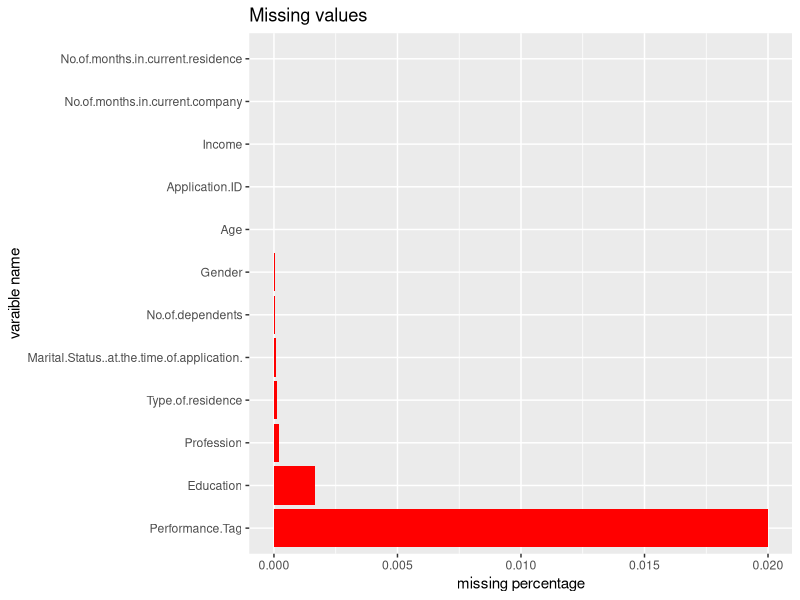
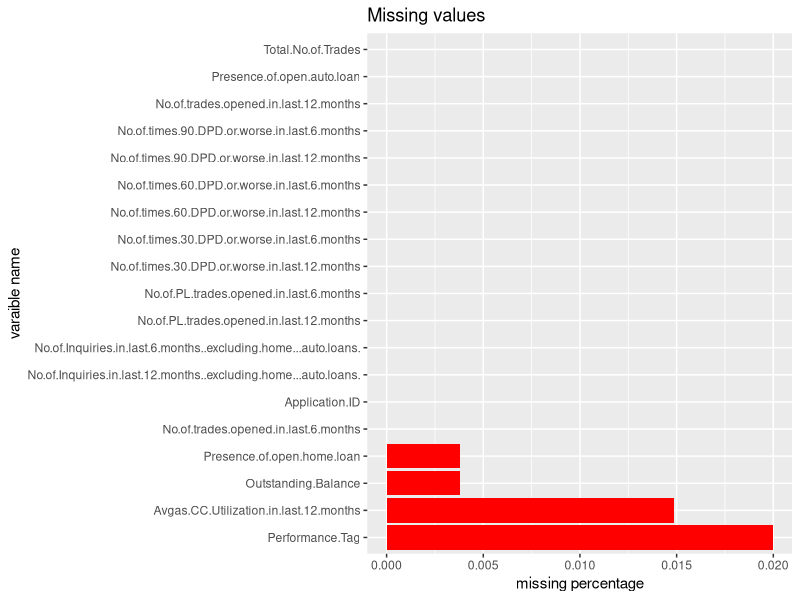
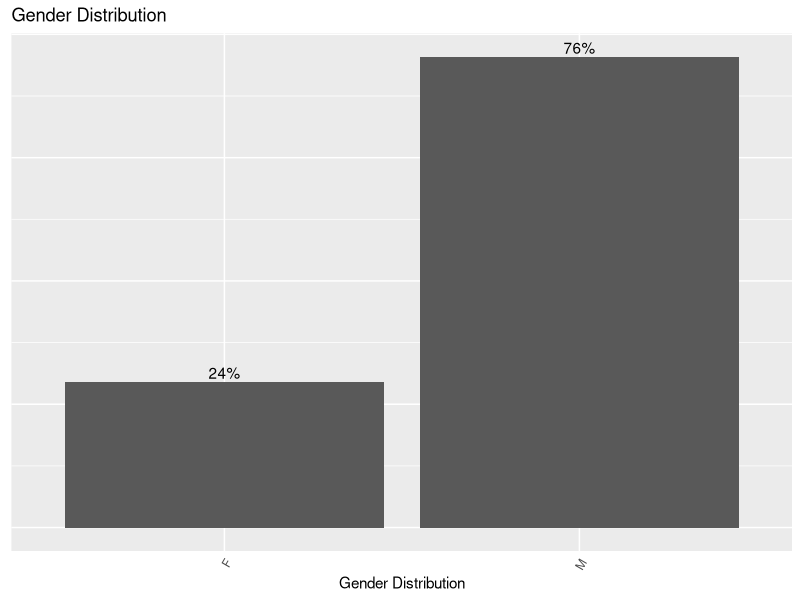
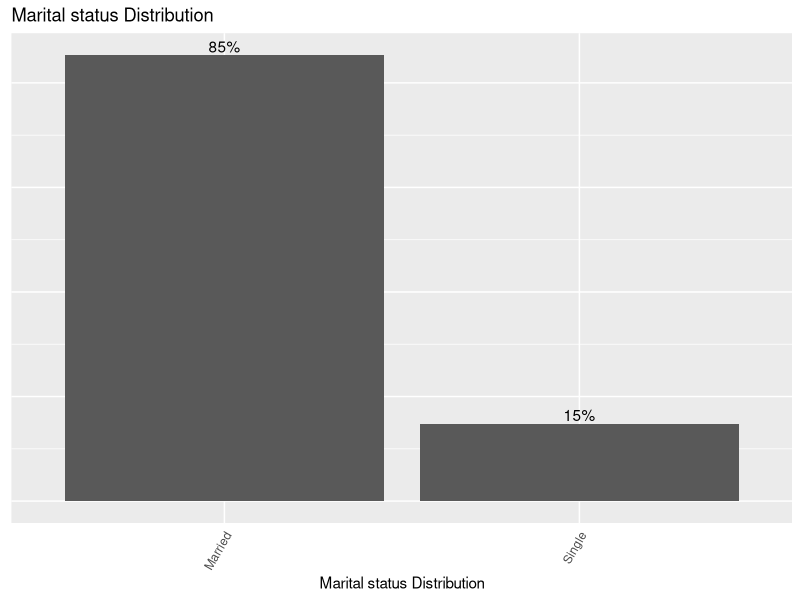
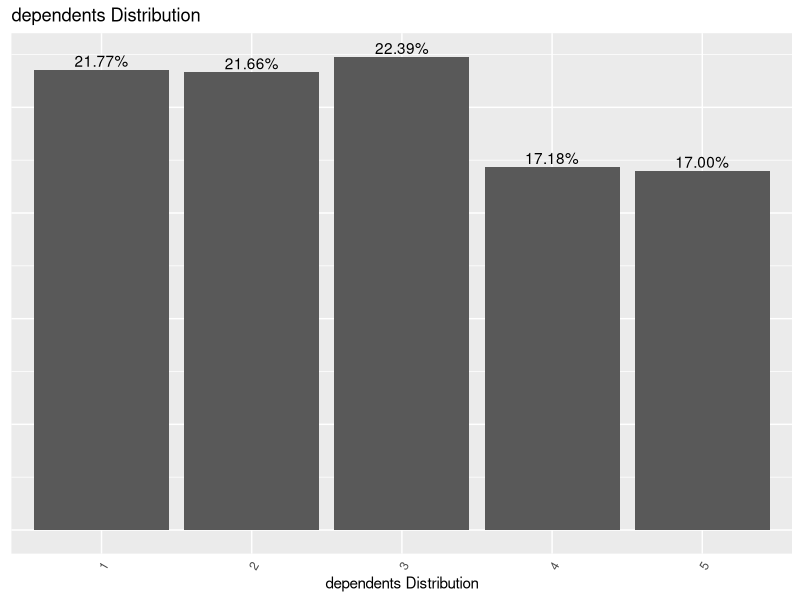
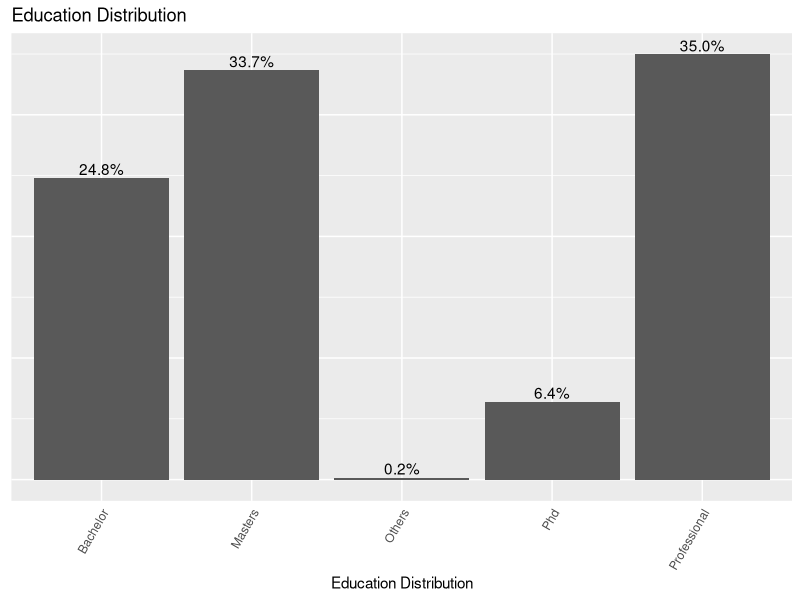
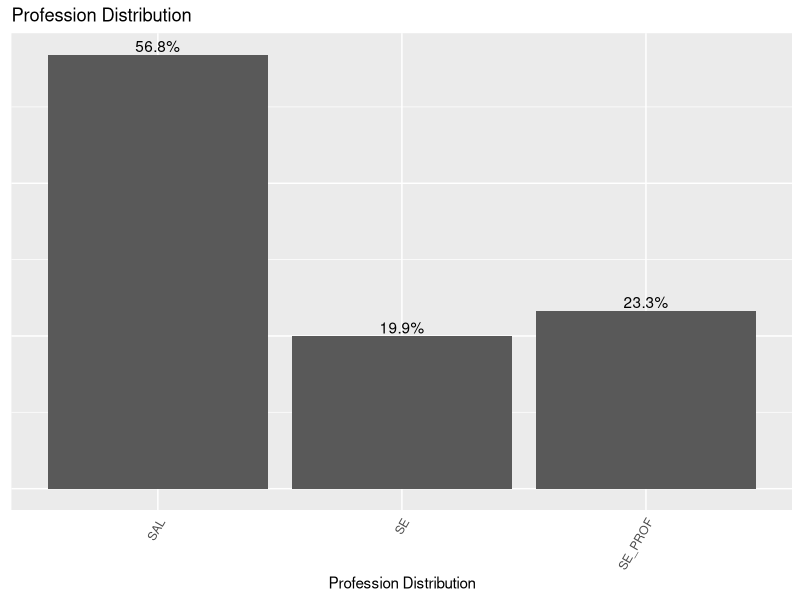
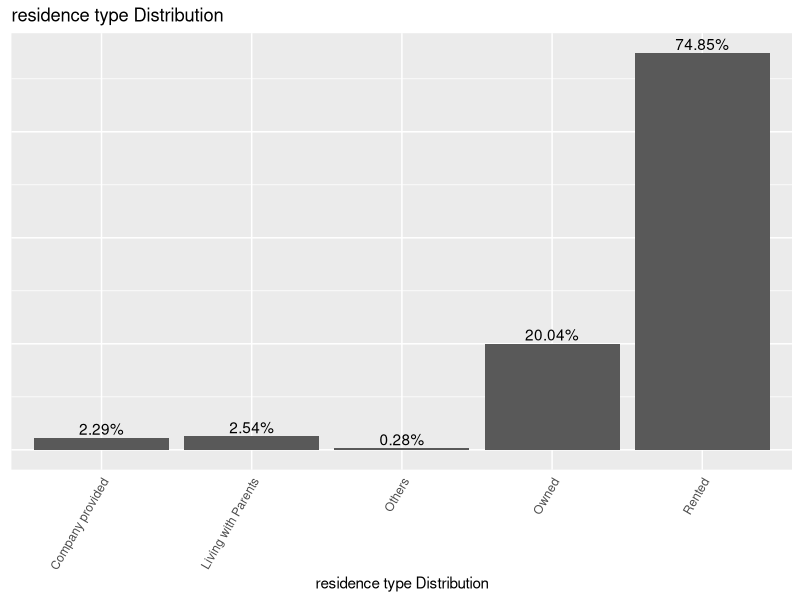

Reproduce these figures in R, in order. (Note: a time limit stopped this script after it produced the figures.)

################################################################################################
#Import nessesary packages
################################################################################################
library(MASS)
library(car)
library(dplyr)
library(tidyr)
library(ggplot2)
library(caret)
library(e1071)
library(randomForest)

setwd("D:\\F\\IIITB capstone Project\\Source files")

################################################################################################
#Data loading
################################################################################################
# Both Data files are CSV files
demographics = read.csv("Demographic data.csv",  na.strings = c("NA",""))
CreditBureau = read.csv("Credit Bureau data.csv",na.strings = c("NA",""))

################################Required functions####################################################
# Distribution of categorical/continuousl variables with corresponding frequencies

# Function for distribution of categorical variables 
univariate_categorical <- function(dataset,var,var_name){
  dataset %>% ggplot(aes(x = as.factor(var))) +
    geom_bar(aes(y = (..count..)/sum(..count..))) +
    geom_text(aes(y = ((..count..)/sum(..count..)), label = scales::percent((..count..)/sum(..count..))), stat = "count", vjust = -0.25) +
    scale_y_continuous(labels = scales::percent) +
    labs(title = var_name, y = "Percent", x = var_name)+theme(
      axis.text.y=element_blank(), axis.ticks=element_blank(),
      axis.title.y=element_blank(),axis.text.x = element_text(angle = 60, hjust = 1)
    ) 
}

# Function for distribution of continuous variables
univariate_continuous <- function(dataset,var,var_name){
  dataset %>% ggplot(aes(x = (var))) +
    geom_histogram(breaks=seq(min(var), max(var), by=1),col="red", aes(fill=..count..)) +
    scale_fill_gradient("Count", low="green", high="red")+
    labs(title = var_name, y = "Count", x = var_name)
  
}


perform_fn <- function(cutoff) 
{
  test_actual<- factor(ifelse(test$Performance.Tag==1,"Yes","No"))
  predicted_Attrition <- factor(ifelse(test_pred >= cutoff, "Yes", "No"))
  conf <- confusionMatrix(predicted_Attrition, test_actual, positive = "Yes")
  acc <- conf$overall[1]
  sens <- conf$byClass[1]
  spec <- conf$byClass[2]
  out <- t(as.matrix(c(sens, spec, acc))) 
  colnames(out) <- c("sensitivity", "specificity", "accuracy")
  return(out)
}



perform_fn1 <- function(cutoff) 
{
  test$Performance.Tag<- factor(ifelse(test$Performance.Tag==1,"Yes","No"))
  test$predicted.response<- factor(ifelse(test$predicted.prob[,1] >= cutoff, "Yes", "No"))
  conf <- confusionMatrix(test$predicted.response, test$Performance.Tag, positive = "Yes")
  acc <- conf$overall[1]
  sens <- conf$byClass[1]
  spec <- conf$byClass[2]
  out <- t(as.matrix(c(sens, spec, acc))) 
  colnames(out) <- c("sensitivity", "specificity", "accuracy")
  return(out)
}


################################################################################################
#Initail_validation
################################################################################################
dim(demographics)
### 71295 rows X 12 columns

dim(CreditBureau)
### 71295 rows X 19 columns

#demographics[unique(demographics$Application.ID) %in% unique(CreditBureau$Application.ID),]

### number of rows in each dataset is matching.

summary(demographics)
### data has blank values in Gender , Marital status,Education,rofession, type_of_residence
### data has NA values in no_of_dependents and performance tags
### min age which is -3 indicats there are some bad entries in data
### min Income which is  -0.5 indicats data issue.
### max number of dependents is 5 and minimun is 1

str(demographics)
### number of dependents is int which can be converted as factor variable
### perfomance tag should be considered as factor as it is target variable
head(demographics)

###################################check NA values##############################################
###missing values count in each feature of Demographics
sapply(demographics, function(x) sum(is.na(x)))

### missing values percentage in each feature
missing_values <- gather(demographics %>%  summarise_all(funs(sum(is.na(.))/n())),key='feature',value = 'missing_percentage')

missing_values %>%
  ggplot(aes(x=reorder(feature,-missing_percentage),y=missing_percentage)) +
  geom_bar(stat = 'identity',fill='red') +
  labs(title = "Missing values", x = "varaible name", y = "missing percentage")+
  coord_flip()

### almost 2% (1425/71295) of the records has NA values in performance Tag column.target column should not have NAs.These records are considered as rejected applications
### No.of.dependents column has 3/71295 na values.these can be removed as these are very less in number


###missing values count in each feature of CreditBureau data set
sapply(CreditBureau, function(x) sum(is.na(x)))

### missing values percentage in each feature
missing_values <- gather(CreditBureau %>%  summarise_all(funs(sum(is.na(.))/n())),key='feature',value = 'missing_percentage')

missing_values %>%
  ggplot(aes(x=reorder(feature,-missing_percentage),y=missing_percentage)) +
  geom_bar(stat = 'identity',fill='red') +
  labs(title = "Missing values", x = "varaible name", y = "missing percentage")+
  coord_flip()


###################################check Blank values##############################################
### blank values count in each feature
sapply(demographics, function(x) sum( trimws(x) == "",na.rm = TRUE))

### Education has hightest blank values 119, profession has 14 and type of residence has 8 , marital status -6 and gender-2 

sapply(CreditBureau, function(x) sum(trimws(x) == "",na.rm = TRUE))
###################################check duplicate values############################################

sum(duplicated(demographics))
sum(duplicated(CreditBureau))
### There are no duplicated records in two dataframe


sum(duplicated(demographics$Application.ID))

sum(duplicated(CreditBureau$Application.ID))

demographics$Application.ID[duplicated(demographics$Application.ID)]
CreditBureau$Application.ID[duplicated(CreditBureau$Application.ID)]

dup <- demographics$Application.ID[duplicated(demographics$Application.ID)]
demographics[demographics$Application.ID %in% dup,]

### 3 application IDs have duplicates which are  [765011468 ,653287861 ,671989187] . But the application demographics are different.
### these 3 application IDs should be removed. 

Master<-merge(demographics,CreditBureau )

# 653287861 will be handled as there was difference performance tag. lets change the application ID

nrow(Master[Master$Application.ID == 653287861 & Master$Performance.Tag == 1,])
Master$Application.ID[Master$Application.ID == 653287861 & Master$Performance.Tag == 1]<- max(Master$Application.ID)+1

Master<-Master[!Master$Application.ID %in% c(765011468,671989187),]


d<-demographics[complete.cases(demographics),]
Master<-Master[complete.cases(Master),]


#####################################################################################################
###Univariate Analysis
#####################################################################################################

###average performace_tag
mean(d$Performance.Tag)
mean(Master$Performance.Tag)

d$Performance.Tag <-as.factor(d$Performance.Tag)
Master$Performance.Tag <-as.factor(Master$Performance.Tag)
### only 4.2 percentage of the records are 1

### categorical Distribution
univariate_categorical(d,d$Gender,"Gender Distribution")
univariate_categorical(d,d$Marital.Status..at.the.time.of.application.,"Marital status Distribution")
univariate_categorical(d,d$No.of.dependents,"dependents Distribution")
univariate_categorical(d,d$Education,"Education Distribution")
univariate_categorical(d,d$Profession,"Profession Distribution")
univariate_categorical(d,d$Type.of.residence,"residence type Distribution")
univariate_categorical(d,d$Performance.Tag,"performance Distribution")


###76% is male population
###85% are married
### numbe of dependents distribution is same and 22% has 3 dependents
###  33.6% masters and 34.9% professional. Blanks 2% can be combined with others which is 2%
### 56.8 % are salaried. Blanks are almost 0 percentage. blanks can be handled based on the performance tag/changed to sal
### 74.8% are rented.blanks can be changed to rented

###continuous values distribution

univariate_continuous(d,d$Age,"Age Distribution")
summary(factor(d$Age))
univariate_continuous(d,d$Income,"Income Distribution")
summary(factor(d$Income))

univariate_continuous(d,d$No.of.months.in.current.residence,"Current residence Distribution")
summary(factor(d$No.of.months.in.current.residence))
univariate_continuous(d,d$No.of.months.in.current.company,"Current company Distribution")
summary(factor(d$No.of.months.in.current.company))

### high distribution from 24 to 65 years.one person has age -3 and 18 members has age as 0. This data issue should be handled.
### there very high spike at income 4.5 and 107 persons has less than or equal to 0 which is a data issue
### huge spike for number of months in current residence at 6 months 
### big spike for 3 months in current company.

#####################################################################################
# creation of dummy variables and Feature standardisation
#####################################################################################

mean(Master$Age)-1.5*IQR(Master$Age)
summary(factor(Master$Age))
boxplot(Master$Age)
quantile(Master$Age,seq(0,1,0.1))

summary(factor(d$Income))
q <-quantile(Master$Income,seq(0,1,0.1))

Master$Age[Master$Age < 18 ] <- 18
Master$Income[Master$Income <= 0 ] <- 0

Master_factor <- Master[,c(4,5,6,8,9,10)]
Master_factor<- data.frame(sapply(Master_factor, function(x) factor(x)))

# creating dummy variables for factor attributes
dummies<- data.frame(sapply(Master_factor,function(x) data.frame(model.matrix(~x-1,data =Master_factor))[,-1]))

Master_final<- cbind(Master[,c(2,3,7,11:29)],dummies)






#####################################################################################
# creating training and test data  
#####################################################################################
# separate training and testing data
set.seed(100)
trainindices= sample(1:nrow(Master_final), 0.7*nrow(Master_final))
train = Master_final[trainindices,]
test = Master_final[-trainindices,]

#####################################################################################
#Model Building
#####################################################################################

# Logistic Regression: 

#Initial model - Build model 1 containing all variables
model_1 <- glm(Performance.Tag~.,data=train,family = "binomial")
summary(model_1)

# used STEPAIC to find the best model
model_2 <- stepAIC(model_1,direction = "both")
summary(model_2)

# Removing multicollinearity through VIF check
sort(vif(model_2))

#captured the STEPAIC output and built model2

#Excluding Outstanding.Balance due to low significance and high VIF
model_3<-glm(formula = Performance.Tag ~ No.of.times.90.DPD.or.worse.in.last.6.months + 
               No.of.times.30.DPD.or.worse.in.last.6.months + No.of.times.90.DPD.or.worse.in.last.12.months + 
               Avgas.CC.Utilization.in.last.12.months + No.of.PL.trades.opened.in.last.6.months + 
               No.of.PL.trades.opened.in.last.12.months + No.of.Inquiries.in.last.6.months..excluding.home...auto.loans. + 
               No.of.Inquiries.in.last.12.months..excluding.home...auto.loans. + 
               Presence.of.open.home.loan +  Total.No.of.Trades + 
               Marital.Status..at.the.time.of.application. + No.of.dependents.x2 + 
               No.of.dependents.x3 + No.of.dependents.x4 + No.of.dependents.x5, 
             family = "binomial", data = train)

summary(model_3)
sort(vif(model_3))

#Excluding No.of.PL.trades.opened.in.last.6.months  due to low significance and high VIF
model_4<-glm(formula = Performance.Tag ~ No.of.times.90.DPD.or.worse.in.last.6.months + 
               No.of.times.30.DPD.or.worse.in.last.6.months + No.of.times.90.DPD.or.worse.in.last.12.months + 
               Avgas.CC.Utilization.in.last.12.months +  
               No.of.PL.trades.opened.in.last.12.months + No.of.Inquiries.in.last.6.months..excluding.home...auto.loans. + 
               No.of.Inquiries.in.last.12.months..excluding.home...auto.loans. + 
               Presence.of.open.home.loan +  Total.No.of.Trades + 
               Marital.Status..at.the.time.of.application. + No.of.dependents.x2 + 
               No.of.dependents.x3 + No.of.dependents.x4 + No.of.dependents.x5, 
             family = "binomial", data = train)

summary(model_4)
sort(vif(model_4))


#Excluding No.of.times.30.DPD.or.worse.in.last.6.months  due to low significance and high VIF
model_5<-glm(formula = Performance.Tag ~ 
               No.of.times.30.DPD.or.worse.in.last.6.months + No.of.times.90.DPD.or.worse.in.last.12.months + 
               Avgas.CC.Utilization.in.last.12.months +  
               No.of.PL.trades.opened.in.last.12.months + No.of.Inquiries.in.last.6.months..excluding.home...auto.loans. + 
               No.of.Inquiries.in.last.12.months..excluding.home...auto.loans. + 
               Presence.of.open.home.loan +  Total.No.of.Trades + 
               Marital.Status..at.the.time.of.application. + No.of.dependents.x2 + 
               No.of.dependents.x3 + No.of.dependents.x4 + No.of.dependents.x5, 
             family = "binomial", data = train)

summary(model_5)
sort(vif(model_5))


#Excluding No.of.dependents.x5  due to low significance and high VIF
model_6<-glm(formula = Performance.Tag ~ 
               No.of.times.30.DPD.or.worse.in.last.6.months + No.of.times.90.DPD.or.worse.in.last.12.months + 
               Avgas.CC.Utilization.in.last.12.months +  
               No.of.PL.trades.opened.in.last.12.months + No.of.Inquiries.in.last.6.months..excluding.home...auto.loans. + 
               No.of.Inquiries.in.last.12.months..excluding.home...auto.loans. + 
               Presence.of.open.home.loan +  Total.No.of.Trades + 
               Marital.Status..at.the.time.of.application. + No.of.dependents.x2 + 
               No.of.dependents.x3 + No.of.dependents.x4 , 
             family = "binomial", data = train)

summary(model_6)
sort(vif(model_6))



test_pred<-predict(model_6, type = "response",newdata = test[,-1])

summary(test_pred)
test$prob <- test_pred

test_actual<- factor(ifelse(test$Performance.Tag==1,"Yes","No"))

s = seq(.01,.80,length=100)

OUT = matrix(0,100,3)

for(i in 1:100){  
  OUT[i,] = perform_fn(s[i])
} 


#Plot to choose best cutoff
plot(s, OUT[,1],xlab="Cutoff",ylab="Value",cex.lab=1.5,cex.axis=1.5,ylim=c(0,1),type="l",lwd=2,axes=FALSE,col=2)
axis(1,seq(0,1,length=5),seq(0,1,length=5),cex.lab=1.5)
axis(2,seq(0,1,length=5),seq(0,1,length=5),cex.lab=1.5)
lines(s,OUT[,2],col="darkgreen",lwd=2)
lines(s,OUT[,3],col=4,lwd=2)
box()
legend(0.6,.80,col=c(2,"darkgreen",4,"darkred"),lwd=c(2,2,2,2),c("Sensitivity","Specificity","Accuracy"))


best_cutoff <- s[which(abs(OUT[,1]-OUT[,2])==min(abs(OUT[,1]-OUT[,2])))]
best_cutoff
# best_cutoff is 0.185
test_pred_Attrition <- ifelse(test_pred >= best_cutoff, "Yes", "No")
confusionmartix_final<-confusionMatrix(test_pred_Attrition, test_actual, positive = "Yes")

#####################################################################################
#Metrics - Accuracy,Sensitivity,Specificity,KS -statistic
#Lift & Gain Chart 
#####################################################################################

#confusion matrix output
confusionmartix_final

#####################################################################################
#Random forrest 
#####################################################################################
set.seed(100)
trainindices= sample(1:nrow(Master_final), 0.7*nrow(Master_final))
train = Master_final[trainindices,]
test = Master_final[-trainindices,]



rf_fit <- randomForest(Performance.Tag~.,train,ntree=500,importance=T)


plot(rf_fit)


varImpPlot(rf_fit,sort = T,main="Variable Importance",n.var=5)


var.imp <- data.frame(importance(rf_fit,type=2))

var.imp$Variables <- row.names(var.imp)
var.imp[order(var.imp$MeanDecreaseGini,decreasing = T),]


test$predicted.prob <- predict(rf_fit ,test[,-1], type = "prob")

s = seq(.5,.99,length=100)

OUT = matrix(0,100,3)

for(i in 1:100){  
  OUT[i,] = perform_fn1(s[i])
} 


#Plot to choose best cutoff
plot(s, OUT[,1],xlab="Cutoff",ylab="Value",cex.lab=1.5,cex.axis=1.5,ylim=c(0,1),type="l",lwd=2,axes=FALSE,col=2)
axis(1,seq(0,1,length=5),seq(0,1,length=5),cex.lab=1.5)
axis(2,seq(0,1,length=5),seq(0,1,length=5),cex.lab=1.5)
lines(s,OUT[,2],col="darkgreen",lwd=2)
lines(s,OUT[,3],col=4,lwd=2)
box()
legend(0.6,.80,col=c(2,"darkgreen",4,"darkred"),lwd=c(2,2,2,2),c("Sensitivity","Specificity","Accuracy"))


best_cutoff <- s[which(abs(OUT[,1]-OUT[,2])==min(abs(OUT[,1]-OUT[,2])))]
best_cutoff

test$Performance.Tag<- factor(ifelse(test$Performance.Tag==1,"Yes","No"))
test$predicted.response_1<- factor(ifelse(test$predicted.prob[,1] >= best_cutoff, "Yes", "No"))
confusionmartix_final_rf<-confusionMatrix(test$predicted.response_1, test$Performance.Tag, positive = "Yes")

############################Random forrest ###########################################
#Metrics - Accuracy,Sensitivity,Specificity,KS -statistic
#Lift & Gain Chart 
#####################################################################################

#confusion matrix output
confusionmartix_final_rf

#####################################################################################
#Application score card
#####################################################################################
test$log_odds <- log(test$prob/(1-test$prob))


PDO<-20
BaseScore<-400
Odds<-10

#Calaculating Factor & Offset
Factor=PDO/log(2)

Offset=BaseScore-(Factor*log(Odds))

Offset
Factor

print("equation is : score = 333.5614 + (28.8539 * log(odds))")


test$score <- 333.5614 + (28.8539 * test$log_odds)
test$score

View(test [,c(1,39:41)])
